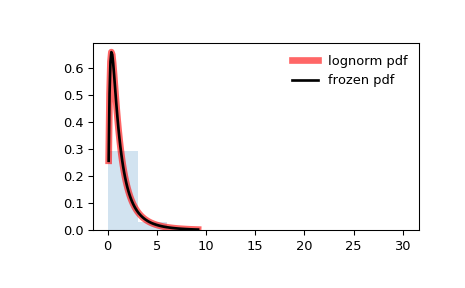

This figure's Python source:
from scipy.stats import lognorm
import matplotlib.pyplot as plt
fig, ax = plt.subplots(1, 1)

# Calculate a few first moments:

s = 0.954
mean, var, skew, kurt = lognorm.stats(s, moments='mvsk')

# Display the probability density function (``pdf``):

x = np.linspace(lognorm.ppf(0.01, s),
                lognorm.ppf(0.99, s), 100)
ax.plot(x, lognorm.pdf(x, s),
       'r-', lw=5, alpha=0.6, label='lognorm pdf')

# Alternatively, the distribution object can be called (as a function)
# to fix the shape, location and scale parameters. This returns a "frozen"
# RV object holding the given parameters fixed.

# Freeze the distribution and display the frozen ``pdf``:

rv = lognorm(s)
ax.plot(x, rv.pdf(x), 'k-', lw=2, label='frozen pdf')

# Check accuracy of ``cdf`` and ``ppf``:

vals = lognorm.ppf([0.001, 0.5, 0.999], s)
np.allclose([0.001, 0.5, 0.999], lognorm.cdf(vals, s))
# True

# Generate random numbers:

r = lognorm.rvs(s, size=1000)

# And compare the histogram:

ax.hist(r, density=True, histtype='stepfilled', alpha=0.2)
ax.legend(loc='best', frameon=False)
plt.show()
